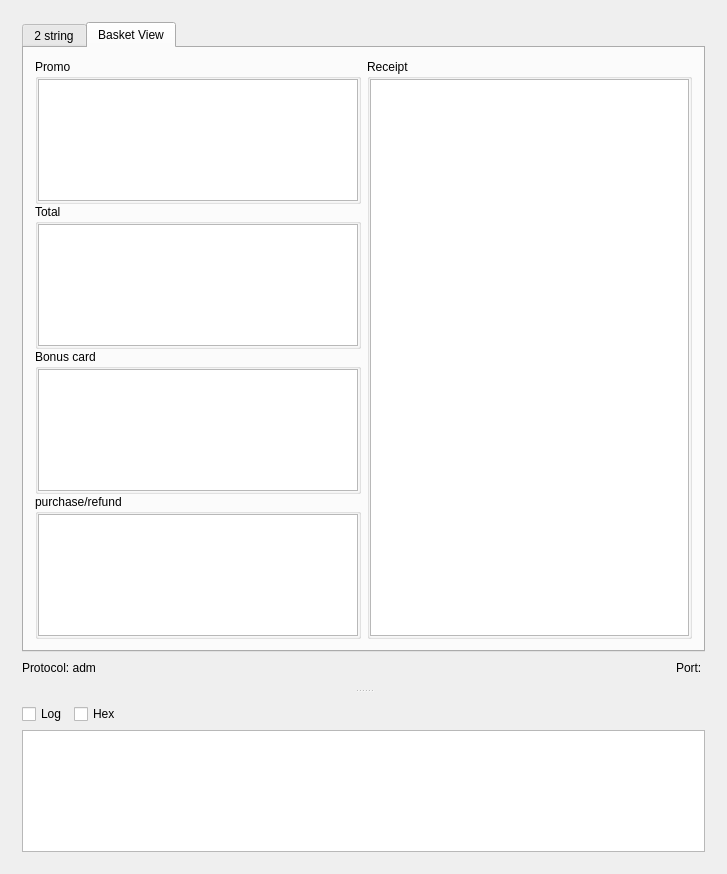
<?xml version="1.0" encoding="UTF-8"?>
<ui version="4.0">
 <class>MainWindow</class>
 <widget class="QMainWindow" name="MainWindow">
  <property name="geometry">
   <rect>
    <x>0</x>
    <y>0</y>
    <width>727</width>
    <height>874</height>
   </rect>
  </property>
  <property name="windowTitle">
   <string>Custommer display</string>
  </property>
  <widget class="QWidget" name="centralWidget">
   <layout class="QVBoxLayout" name="verticalLayout_4">
    <item>
     <widget class="QSplitter" name="splitter">
      <property name="orientation">
       <enum>Qt::Vertical</enum>
      </property>
      <widget class="QWidget" name="layoutWidget">
       <layout class="QVBoxLayout" name="verticalLayout">
        <item>
         <widget class="QTabWidget" name="tabWidget">
          <property name="currentIndex">
           <number>1</number>
          </property>
          <widget class="QWidget" name="two_string">
           <attribute name="title">
            <string>2 string</string>
           </attribute>
           <layout class="QVBoxLayout" name="verticalLayout_3">
            <item>
             <widget class="QLineEdit" name="le_line1">
              <property name="font">
               <font>
                <family>Monospace</family>
               </font>
              </property>
              <property name="readOnly">
               <bool>true</bool>
              </property>
             </widget>
            </item>
            <item>
             <widget class="QLineEdit" name="le_line2">
              <property name="font">
               <font>
                <family>Monospace</family>
               </font>
              </property>
              <property name="readOnly">
               <bool>true</bool>
              </property>
             </widget>
            </item>
            <item>
             <spacer name="verticalSpacer">
              <property name="orientation">
               <enum>Qt::Vertical</enum>
              </property>
              <property name="sizeHint" stdset="0">
               <size>
                <width>20</width>
                <height>40</height>
               </size>
              </property>
             </spacer>
            </item>
           </layout>
          </widget>
          <widget class="QWidget" name="basket_view">
           <attribute name="title">
            <string>Basket View</string>
           </attribute>
           <layout class="QHBoxLayout" name="horizontalLayout_8">
            <item>
             <layout class="QVBoxLayout" name="verticalLayout_5">
              <property name="spacing">
               <number>0</number>
              </property>
              <item>
               <widget class="QGroupBox" name="groupBox">
                <property name="title">
                 <string>Promo</string>
                </property>
                <layout class="QHBoxLayout" name="horizontalLayout_2">
                 <property name="spacing">
                  <number>0</number>
                 </property>
                 <property name="leftMargin">
                  <number>0</number>
                 </property>
                 <property name="topMargin">
                  <number>0</number>
                 </property>
                 <property name="rightMargin">
                  <number>0</number>
                 </property>
                 <property name="bottomMargin">
                  <number>0</number>
                 </property>
                 <item>
                  <widget class="QTextEdit" name="te_promotions"/>
                 </item>
                </layout>
               </widget>
              </item>
              <item>
               <widget class="QGroupBox" name="groupBox_4">
                <property name="title">
                 <string>Total</string>
                </property>
                <layout class="QHBoxLayout" name="horizontalLayout_6">
                 <property name="spacing">
                  <number>0</number>
                 </property>
                 <property name="leftMargin">
                  <number>0</number>
                 </property>
                 <property name="topMargin">
                  <number>0</number>
                 </property>
                 <property name="rightMargin">
                  <number>0</number>
                 </property>
                 <property name="bottomMargin">
                  <number>0</number>
                 </property>
                 <item>
                  <widget class="QTextEdit" name="te_total"/>
                 </item>
                </layout>
               </widget>
              </item>
              <item>
               <widget class="QGroupBox" name="groupBox_5">
                <property name="title">
                 <string>Bonus card</string>
                </property>
                <layout class="QHBoxLayout" name="horizontalLayout_7">
                 <property name="spacing">
                  <number>0</number>
                 </property>
                 <property name="leftMargin">
                  <number>0</number>
                 </property>
                 <property name="topMargin">
                  <number>0</number>
                 </property>
                 <property name="rightMargin">
                  <number>0</number>
                 </property>
                 <property name="bottomMargin">
                  <number>0</number>
                 </property>
                 <item>
                  <widget class="QTextEdit" name="te_bonusCard"/>
                 </item>
                </layout>
               </widget>
              </item>
              <item>
               <widget class="QGroupBox" name="groupBox_2">
                <property name="title">
                 <string>purchase/refund</string>
                </property>
                <layout class="QHBoxLayout" name="horizontalLayout_4">
                 <property name="spacing">
                  <number>0</number>
                 </property>
                 <property name="leftMargin">
                  <number>0</number>
                 </property>
                 <property name="topMargin">
                  <number>0</number>
                 </property>
                 <property name="rightMargin">
                  <number>0</number>
                 </property>
                 <property name="bottomMargin">
                  <number>0</number>
                 </property>
                 <item>
                  <widget class="QTextEdit" name="te_pur_ref"/>
                 </item>
                </layout>
               </widget>
              </item>
             </layout>
            </item>
            <item>
             <widget class="QGroupBox" name="groupBox_3">
              <property name="title">
               <string>Receipt</string>
              </property>
              <layout class="QHBoxLayout" name="horizontalLayout_5">
               <property name="spacing">
                <number>0</number>
               </property>
               <property name="leftMargin">
                <number>0</number>
               </property>
               <property name="topMargin">
                <number>0</number>
               </property>
               <property name="rightMargin">
                <number>0</number>
               </property>
               <property name="bottomMargin">
                <number>0</number>
               </property>
               <item>
                <widget class="QTextEdit" name="te_basket"/>
               </item>
              </layout>
             </widget>
            </item>
           </layout>
          </widget>
         </widget>
        </item>
        <item>
         <layout class="QHBoxLayout" name="horizontalLayout">
          <item>
           <widget class="QLabel" name="l_protokol">
            <property name="text">
             <string>Protocol: adm</string>
            </property>
           </widget>
          </item>
          <item>
           <spacer name="horizontalSpacer">
            <property name="orientation">
             <enum>Qt::Horizontal</enum>
            </property>
            <property name="sizeHint" stdset="0">
             <size>
              <width>40</width>
              <height>20</height>
             </size>
            </property>
           </spacer>
          </item>
          <item>
           <widget class="QLabel" name="l_port">
            <property name="text">
             <string>Port: </string>
            </property>
           </widget>
          </item>
         </layout>
        </item>
       </layout>
      </widget>
      <widget class="QWidget" name="layoutWidget">
       <layout class="QVBoxLayout" name="verticalLayout_2">
        <item>
         <layout class="QHBoxLayout" name="horizontalLayout_3">
          <item>
           <widget class="QCheckBox" name="cb_log">
            <property name="text">
             <string>Log</string>
            </property>
           </widget>
          </item>
          <item>
           <widget class="QCheckBox" name="cb_hex">
            <property name="text">
             <string>Hex</string>
            </property>
           </widget>
          </item>
          <item>
           <spacer name="horizontalSpacer_2">
            <property name="orientation">
             <enum>Qt::Horizontal</enum>
            </property>
            <property name="sizeHint" stdset="0">
             <size>
              <width>40</width>
              <height>20</height>
             </size>
            </property>
           </spacer>
          </item>
         </layout>
        </item>
        <item>
         <widget class="QTextEdit" name="te_log"/>
        </item>
       </layout>
      </widget>
     </widget>
    </item>
   </layout>
  </widget>
 </widget>
 <layoutdefault spacing="6" margin="11"/>
 <resources/>
 <connections/>
</ui>
